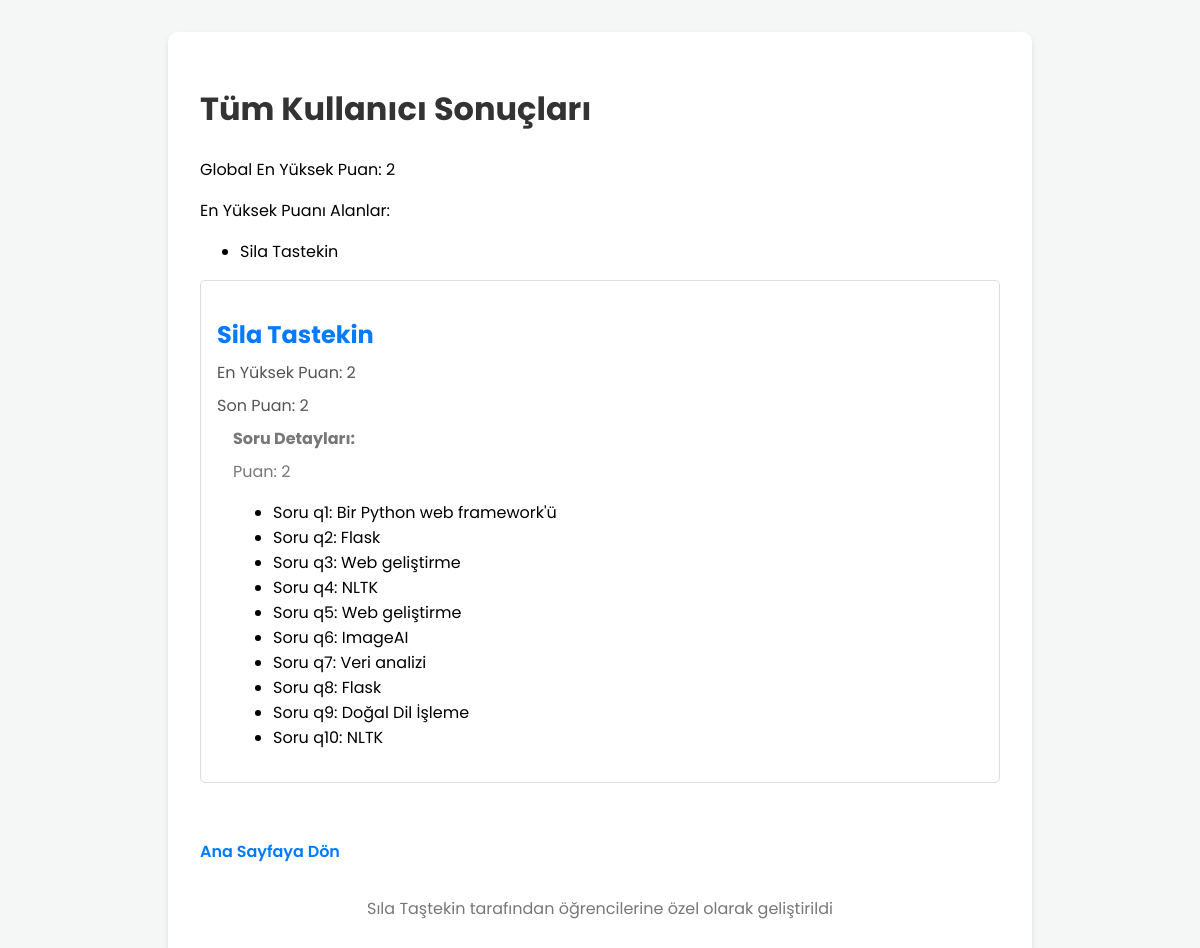
/view_results, run on the app's committed database.
### app.py (models this page shows)
class User(db.Model):
    id = db.Column(db.Integer, primary_key=True)
    username = db.Column(db.String(80), unique=True, nullable=False)
    highest_score = db.Column(db.Integer, default=0)
    last_score = db.Column(db.Integer, default=0)

### app.py (the view)
@app.route('/view_results')
def view_results():
    users = User.query.all()
    user_results = []
    global_highest_score = db.session.query(db.func.max(User.highest_score)).scalar()
    global_highest_users = User.query.filter_by(highest_score=global_highest_score).all()
    for user in users:
        user_info = {
            "username": user.username,
            "highest_score": user.highest_score,
            "last_score": user.last_score,
            "details": []
        }
        exams = Exam.query.filter_by(user_id=user.id).all()
        for exam in exams:
            exam_details = {
                "score": exam.score,
                "answers": exam.answers
            }
            user_info["details"].append(exam_details)
        user_results.append(user_info)
    return render_template('view_results.html', user_results=user_results, global_highest_score=global_highest_score, global_highest_users=global_highest_users)

### templates/view_results.html (shortened to what this page needs)
<!DOCTYPE html>
<html lang="tr">
<head>
</head>
<body>
    <div class="container">
        <h1>Tüm Kullanıcı Sonuçları</h1>
        <p>Global En Yüksek Puan: {{ global_highest_score }}</p>
        <p>En Yüksek Puanı Alanlar:</p>
        <ul>
            {% for user in global_highest_users %}
            <li>{{ user.username }}</li>
            {% endfor %}
        </ul>
        {% for user in user_results %}
        <div class="user-result">
            <h2>{{ user.username }}</h2>
            <p>En Yüksek Puan: {{ user.highest_score }}</p>
            <p>Son Puan: {{ user.last_score }}</p>
            <div class="details">
                <p><strong>Soru Detayları:</strong></p>
                {% for detail in user.details %}
                <p>Puan: {{ detail.score }}</p>
                <ul>
                    {% for q_id, answer in detail.answers.items() %}
                    <li>Soru {{ q_id }}: {{ answer }}</li>
                    {% endfor %}
                </ul>
                {% endfor %}
            </div>
        </div>
        {% endfor %}
        <a href="{{ url_for('home') }}">Ana Sayfaya Dön</a>
        <footer>
            <p>Sıla Taştekin tarafından öğrencilerine özel olarak geliştirildi</p>
        </footer>
    </div>
</body>
</html>

### templates/view_results.html (style rules this page uses)
body { font-family: 'Poppins', sans-serif; background-color: #f4f7f6; margin: 0; padding: 0; }
.container { max-width: 800px; margin: 2rem auto; padding: 2rem; background: white; border-radius: 10px; box-shadow: 0 4px 6px rgba(0, 0, 0, 0.1); }
h1 { color: #333; margin-bottom: 1.5rem; }
.user-result { margin-bottom: 2rem; padding: 1rem; border: 1px solid #ddd; border-radius: 5px; }
.user-result h2 { color: #007bff; margin-bottom: 0.5rem; }
.user-result p { color: #555; margin: 0.5rem 0; }
.details { margin-left: 1rem; }
.details p { color: #777; }
a { display: inline-block; margin-top: 1.5rem; color: #007bff; text-decoration: none; font-weight: 600; }
footer { text-align: center; margin-top: 2rem; color: #777; }

### data on the page
User: username "Sila Tastekin", highest_score "2", last_score "2", score "2", answers "q1" "q2" "q3" "q4" "q5" "q6" "q7" "q8" "q9" "q10", answers "Bir Python web framework'ü" "Flask" "Web geliştirme" "NLTK" "Web geliştirme" "ImageAI" "Veri analizi" "Flask" "Doğal Dil İşleme" "NLTK"

### other printed values
{{ global_highest_score }} "2"
